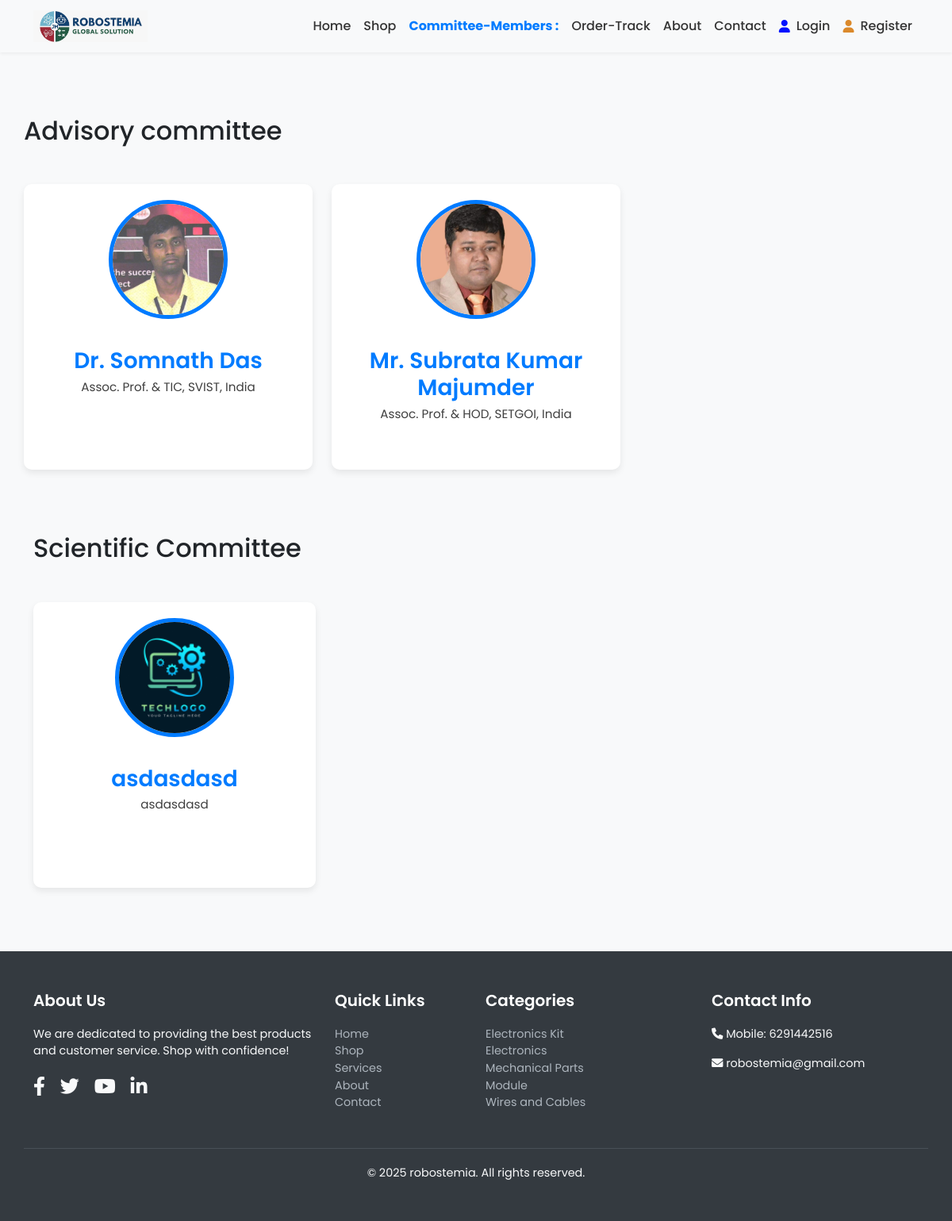
/advisorycommittee/, run on the app's committed database.
### robot/models.py (models this page shows, shortened)
class AdvisoryCommitteeMember(models.Model):
    name = models.CharField(max_length=100)
    designation = models.CharField(max_length=200)
    image = models.ImageField(upload_to='advisory/', blank=True, null=True)
    order = models.PositiveIntegerField(default=0, blank=False, null=False)  # ✅ Required
    class Meta:
        ordering = ['order']

class ScientificCommitteeMember(models.Model):
    name = models.CharField(max_length=100)
    designation = models.CharField(max_length=200)
    image = models.ImageField(upload_to='advisory/', blank=True, null=True)
    order = models.PositiveIntegerField(default=0, blank=False, null=False)  # ✅ Required
    class Meta:
        ordering = ['order']

### robot/views.py (the view)
# urls.py: path('advisorycommittee/', views.advisory_committee, name='advisory-committee'),
def advisory_committee(request):
    committee_members = ScientificCommitteeMember.objects.all()  # get all members
    advisory_members = AdvisoryCommitteeMember.objects.all()  # get all members
    return render(request, 'robot/advisory-committee.html', {
        'committee_members': committee_members,
        'advisory_members':advisory_members,
    })

### robot/templates/robot/advisory-committee.html (shortened to what this page needs)
{% extends "robot/base.html" %}
{% block content %}
<section class="container meet-the-team">
    <h2 class="mb-5">Advisory committee </h2>
    <div class="row row-cols-1 row-cols-md-2 row-cols-lg-3 g-4">
        {% for member in advisory_members %}
        <div class="col">
            <div class="card team-member-card">
                <img src="{{ member.image.url|default:'/media/default.jpg' }}" alt="{{ member.name }}">
                <div class="card-body">
                    <h3 class="card-title">{{ member.name }}</h3>
                    <p class="bio">{{ member.designation }}</p>
                </div>
            </div>
        </div>
        {% endfor %}
    </div>
</section>
<section class="container meet-the-team1">
    <h2 class="mb-5">Scientific Committee</h2>
    <div class="row row-cols-1 row-cols-md-2 row-cols-lg-3 g-4">
        {% for member in committee_members %}
        <div class="col">
            <div class="card team-member-card">
                <img src="{{ member.image.url|default:'/media/default.jpg' }}" alt="{{ member.name }}">
                <div class="card-body">
                    <h3 class="card-title">{{ member.name }}</h3>
                    <p class="bio">{{ member.designation }}</p>
                </div>
            </div>
        </div>
        {% endfor %}
    </div>
</section>
{% endblock %}

### robot/templates/robot/advisory-committee.html (style rules this page uses)
body { font-family: 'Poppins', sans-serif; background-color: #f8f9fa; overflow-x: hidden; }
.meet-the-team { padding: 80px 0; }
.meet-the-team1 { padding-bottom: 80px; }
.team-member-card { height: 360px; border: none; border-radius: 10px; box-shadow: 0 4px 8px rgba(0, 0, 0, 0.08); transition: transform 0.3s ease, box-shadow 0.3s ease; overflow: hidden; background-color: #ffffff; text-align: center; padding-bottom: 20px; }
.team-member-card img { width: 150px; height: 150px; object-fit: cover; border-radius: 50%; margin: 20px auto; border: 5px solid #007bff; }
.team-member-card h3 { font-weight: 600; margin-bottom: 5px; color: #007bff; }
.team-member-card p.bio { font-size: 0.95rem; color: #3f3f3f; padding: 0 20px; }
html, body { width: 100%; max-width: 100%; overflow-x: hidden; }

### data on the page
AdvisoryCommitteeMember: image (picture), name "Dr. Somnath Das", designation "Assoc. Prof. & TIC, SVIST, India"
AdvisoryCommitteeMember: image (picture), name "Mr. Subrata Kumar Majumder", designation "Assoc. Prof. & HOD, SETGOI, India"
ScientificCommitteeMember: image (picture), name "asdasdasd", designation "asdasdasd"
